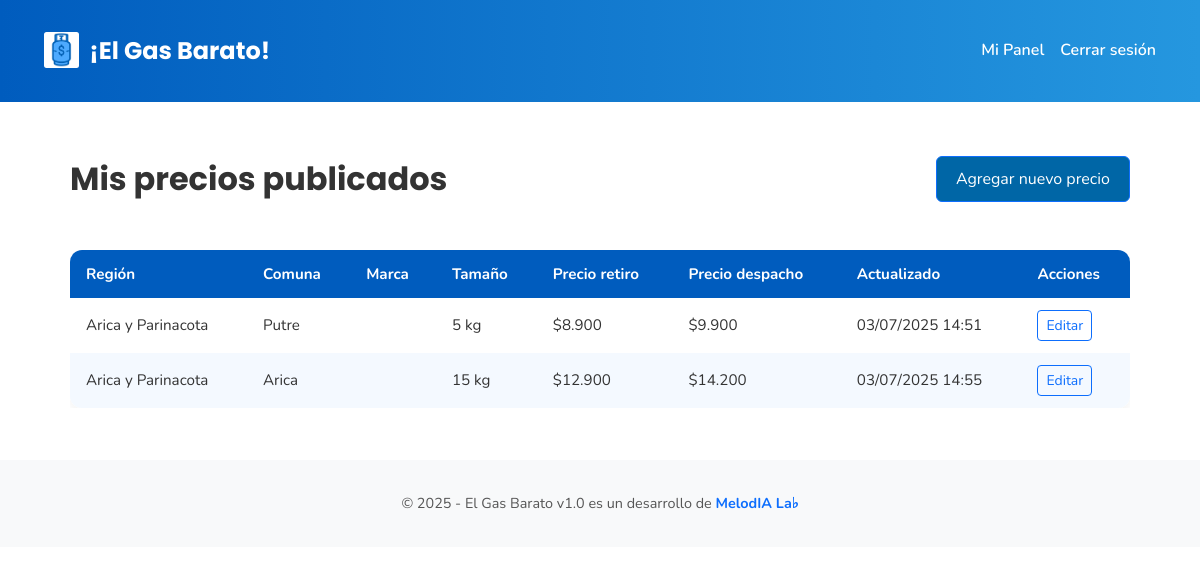
Page /panel/ (signed in) on the committed database.
### core/models.py (models this page shows, shortened)
class DistribuidorPrecio(models.Model):
    distribuidor = models.ForeignKey(User, on_delete=models.CASCADE)
    nombre = models.CharField(max_length=100, help_text="Nombre o alias visible del local")
    region = models.CharField(max_length=100)
    comuna = models.CharField(max_length=100)
    direccion = models.CharField(max_length=255, blank=True)
    latitud = models.FloatField(null=True, blank=True)
    longitud = models.FloatField(null=True, blank=True)
    url_mapa = models.URLField(blank=True)
    tamano_cilindro = models.IntegerField(choices=TAMANOS_CILINDRO)
    precio_retiro = models.PositiveIntegerField(null=True, blank=True)
    precio_despacho = models.PositiveIntegerField(null=True, blank=True)
    actualizado = models.DateTimeField(auto_now=True)

### core/views.py (the view)
# urls.py: path('panel/', panel_distribuidor, name='panel_distribuidor'),
@login_required
def panel_distribuidor(request):
    precios = DistribuidorPrecio.objects.filter(distribuidor=request.user)
    return render(request, 'core/panel_distribuidor.html', {'precios': precios})

### core/templatetags/custom_filters.py (called while the page is built)
@register.filter
def punto_miles(value):
    try:
        value = int(value)
        return f"{value:,}".replace(",", ".")
    except (ValueError, TypeError):
        return value

### core/templates/core/panel_distribuidor.html (shortened to what this page needs)
{% extends 'core/base.html' %}
{% load static %}
{% load humanize %}
{% load custom_filters %}
{% block content %}
<div class="d-flex justify-content-between align-items-center mb-4">
  <h2 class="mb-0">Mis precios publicados</h2>
  <a href="{% url 'agregar_precio' %}" class="btn btn-primary mt-4 mb-4">Agregar nuevo precio</a>
</div>
  {% if precios %}
    <div class="table-responsive mt-4">
      <table class="tabla-precios">
        <thead>
          <tr>
            <th>Región</th>
            <th>Comuna</th>
            <th>Marca</th>
            <th>Tamaño</th>
            <th>Precio retiro</th>
            <th>Precio despacho</th>
            <th>Actualizado</th>
            <th>Acciones</th>
          </tr>
        </thead>
        <tbody>
          {% for item in precios %}
          <tr>
            <td>{{ item.region }}</td>
            <td>{{ item.comuna }}</td>
            <td>{{ item.marca }}</td>
            <td>{{ item.tamano_cilindro }} kg</td>
            <td>${{ item.precio_retiro|punto_miles }}</td>
            <td>${{ item.precio_despacho|punto_miles }}</td>
            <td>{{ item.actualizado|date:"d/m/Y H:i" }}</td>
            <td>
              <a href="{% url 'editar_precio' item.pk %}" class="btn btn-sm btn-outline-primary">Editar</a>
            </td>
          </tr>
          {% endfor %}
        </tbody>
      </table>
    </div>
  {% else %}
    <p class="text-muted">No has publicado precios aún.</p>
  {% endif %}
{% endblock %}

### core/static/css/styles.css (style rules this page uses)
*, *::before, *::after { margin: 0; padding: 0; box-sizing: border-box; }
body { font-family: 'Nunito', sans-serif; font-weight: 400; line-height: 1.6; color: #333; background: linear-gradient(135deg, #e6f0ff, #fdfdff); background-image: url('/static/img/pattern.svg'); background-repeat: repeat; background-size: 300px 300px; }
h1, h2, h3, h4, h5, h6, .title, .brand-title { font-family: 'Poppins', sans-serif; font-weight: 700; }
.tabla-precios { width: 100%; table-layout: auto; border-collapse: collapse; background-color: #fff; border-radius: 12px; overflow: hidden; box-shadow: 0 4px 10px rgba(0, 0, 0, 0.05); }
.tabla-precios th, .tabla-precios td { padding: 12px 16px; text-align: left; font-size: 0.95rem; }
.tabla-precios th { background-color: #005cbe; color: white; }
.tabla-precios tr:nth-child(even) { background-color: #f4f9ff; }
.btn-primary { background: #0066a6; color: white; padding: 0.6rem 1.2rem; border-radius: 6px; text-decoration: none; transition: background-color 0.2s ease; }
.table-responsive { width: 100%; }

### rows in the picture
DistribuidorPrecio: region "Arica y Parinacota", comuna "Putre", tamano_cilindro "5", precio_retiro|punto_miles "8.900", precio_despacho|punto_miles "9.900", actualizado "03/07/2025 14:51"
DistribuidorPrecio: region "Arica y Parinacota", comuna "Arica", tamano_cilindro "15", precio_retiro|punto_miles "12.900", precio_despacho|punto_miles "14.200", actualizado "03/07/2025 14:55"
